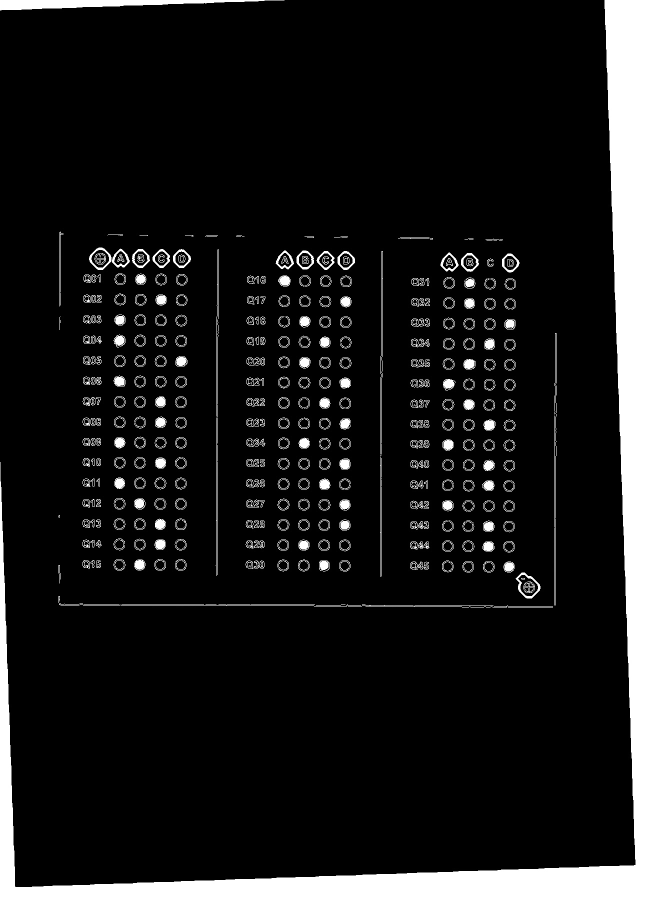
#> input picture main/cont.jpg, 1304 x 1799 px, given in place of received_1274938552627768.png, which was not available (shown at 1/2 size)
$ python 'crop_v2 .py'   (Python 2 division)   (older library calls are emulated)
#> lines starting #> are read from the running program, lines starting #| are printed output that depends on the picture; after the words box and inside, x2 and y2 are one past the last pixel; in counts of white or black regions, pixels touching at a corner belong together; pictures that were not available may be replaced by others from this repository, and a replacement may not be noted

# coding: utf-8

# In[59]:

from imutils.perspective import four_point_transform
from imutils import contours
import numpy as np
import argparse
import imutils
import cv2
import math
from decimal import *


# In[60]:

def theta_hanem (d1,d2):

    theta= math.degrees(math.atan(Decimal(d2)/Decimal(d1)))
    return theta


# In[61]:

def rotate (image,theta):
    img = cv2.imread(image,0)
    rows,cols = img.shape
    M = cv2.getRotationMatrix2D((cols/2,rows/2),theta,1)
    dst = cv2.warpAffine(img,M,(cols,rows))
    cv2.imwrite("rotate.jpg",dst)


# In[62]:

def crop (image):
    img = cv2.imread('rotate.jpg')
    crop_img = img[1500:2700, 200:2080]
    cv2.imwrite("crop.jpg",crop_img)


# In[63]:

image_path1='Desktop/received_1274938552627768.png'


# In[64]:

image__ = cv2.imread(image_path1)
#> image__ is the input picture: shape (1799, 1304, 3); min 0, max 255, mean 27.1


# In[65]:

res = cv2.resize(image__,None,fx=2, fy=2, interpolation = cv2.INTER_CUBIC)
height=1700
width=1200
res = cv2.resize(image__,(2*width, 2*height), interpolation = cv2.INTER_CUBIC)
#> res: shape (3400, 2400, 3)


# In[66]:

cv2.imwrite("a1.jpg",res)


# In[67]:

image2='a1.jpg'


# In[68]:

image__=cv2.imread(image2)
#> image__: shape (3400, 2400, 3); min 0, max 255, mean 27.3


# In[69]:

gray = cv2.cvtColor(image__, cv2.COLOR_BGR2GRAY)
blurred = cv2.GaussianBlur(gray, (5,5), 0)
edged = cv2.Canny(blurred,10,200)
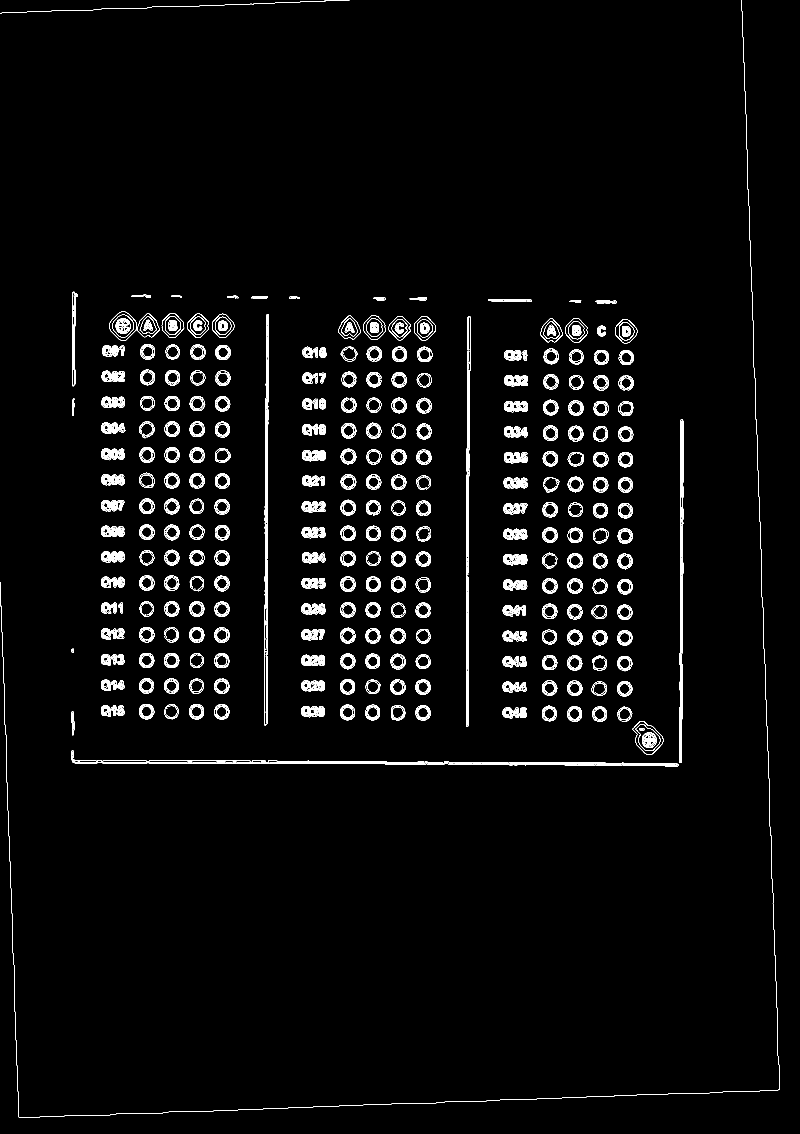
#> edged: shape (3400, 2400) (shown at 1/3 size); 1.9% white in thin lines or dots


# In[70]:

cv2.imwrite("aedged.jpg",edged)


# In[71]:

image1="aedged.jpg"
image=cv2.imread(image1)
#> image: shape (3400, 2400, 3); min 0, max 255, mean 4.9


# In[72]:

gray_image = cv2.cvtColor(image, cv2.COLOR_BGR2GRAY)
gray_image = cv2.GaussianBlur(gray_image, (7, 7), 0)
after_thresh = cv2.adaptiveThreshold(gray_image, 255, cv2.ADAPTIVE_THRESH_GAUSSIAN_C,
                                             cv2.THRESH_BINARY_INV, 29, 5)
#> after_thresh: shape (3400, 2400); 8.2% white; 1535 white regions (909 under 20 px), largest, box (x1, y1, x2, y2) and area: (205, 1250, 2059, 2308) 46137, (0, 0, 2337, 3350) 43408, (0, 0, 2348, 3361) 42720
kernel = np.ones((5,5),np.uint8)
after_thresh = cv2.morphologyEx(after_thresh, cv2.MORPH_CLOSE, kernel)
#> after_thresh: shape (3400, 2400); 8.7% white; 492 white regions (127 under 20 px), largest, box (x1, y1, x2, y2) and area: (0, 0, 2348, 3361) 86471, (205, 1250, 2059, 2308) 46548, (297, 927, 711, 1089) 29648
cv2.imwrite("155.png",after_thresh)


# In[73]:

class ShapeDetector:
	def __init__(self):
		pass

	def detect(self, c):
		shape = "unidentified"
		peri = cv2.arcLength(c, True)
		approx = cv2.approxPolyDP(c, 0.04 * peri, True)
		if len(approx) == 3:
			shape = "triangle"
		elif len(approx) == 4:
			(x, y, w, h) = cv2.boundingRect(approx)
			ar = w / float(h)
			shape = "square" if ar >= 0.95 and ar <= 1.05 else "rectangle"
		elif len(approx) == 5:
			shape = "pentagon"
		else:
			shape = "circle"
		return shape


# In[74]:

image_='155.png'
image = cv2.imread(image_)


# In[75]:

resized = imutils.resize(image, width=300)
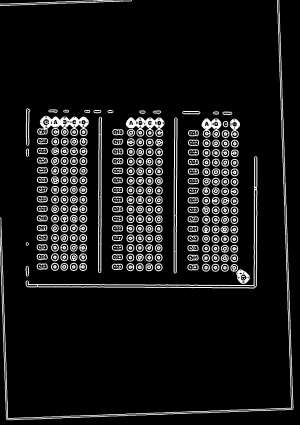
#> resized: shape (425, 300, 3); min 0, max 255, mean 22.1
ratio = image.shape[0] / float(resized.shape[0])
#> ratio = 8
gray = cv2.cvtColor(resized, cv2.COLOR_BGR2GRAY)
#> gray: shape (425, 300)
blurred = cv2.GaussianBlur(gray, (5, 5), 0)
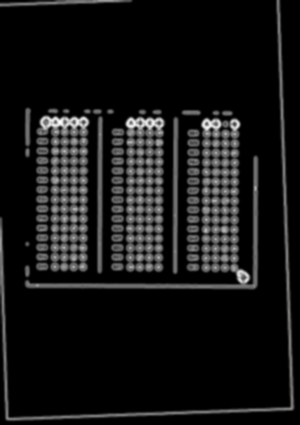
#> blurred: shape (425, 300); min 0, max 255, mean 22.2
thresh = cv2.threshold(blurred, 60, 255, cv2.THRESH_BINARY)[1]
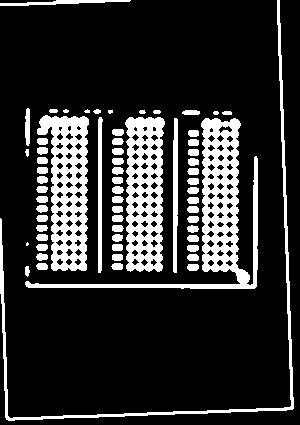
#> thresh: shape (425, 300); 18.1% white; 65 white regions (4 under 20 px)
cv2.imwrite("1ape.jpg",thresh)
cnts = cv2.findContours(thresh.copy(), cv2.RETR_EXTERNAL,
	cv2.CHAIN_APPROX_SIMPLE)
#> cnts = 65 contours, 8 with area under 20; largest, box (x1, y1, x2, y2) and area: (25, 118, 258, 289) 6525, (37, 115, 89, 271) 5363, (125, 117, 165, 272) 5182, (0, 0, 294, 421) 1840, (173, 118, 178, 273) 546
cnts = cnts[0] if imutils.is_cv2() else cnts[1]
sd = ShapeDetector()


# In[76]:

circles=[]
j=0
for c in cnts:
	M = cv2.moments(c)
	cX = int((M["m10"] / M["m00"]) * ratio)
	cY = int((M["m01"] / M["m00"]) * ratio)
	shape = sd.detect(c)

	c = c.astype("float")
	c *= ratio
	c = c.astype("int")
	cv2.drawContours(image, [c], -1, (0, 255, 0), 2)
        if(shape=="circle" and cY>1000 and cv2.contourArea(c)>2000 ):
            circles.append(cX)
            circles.append(cY)
            area = cv2.contourArea(c)
            print shape,cX,cY
            print area

	cv2.putText(image, shape, (cX,cY), cv2.FONT_HERSHEY_SIMPLEX,
		0.5, (0, 255,255), 2)
#> this loop made 65 passes
#> (cX, cY, shape, peri in detect, approx in detect, area) on passes 49, 51: (1399, 1543, 'circle', 314.5, [[174, 118], [176, 272]], 34944), (796, 1552, 'circle', 315.7, [[101, 117], [98, 272]], 29760)
#> (cX, cY, shape, peri in detect, area) on passes 2, 10, 13, 15, 17, 18: (1540, 2135, 'circle', 30.49, 3840), (333, 1975, 'circle', 29.9, 3744), (935, 1899, 'circle', 29.9, 3616), (1538, 1828, 'circle', 31.31, 3520), (331, 1821, 'circle', 30.49, 3392), (1541, 1751, 'circle', 29.9, 3744)
#> (printed output is left out)
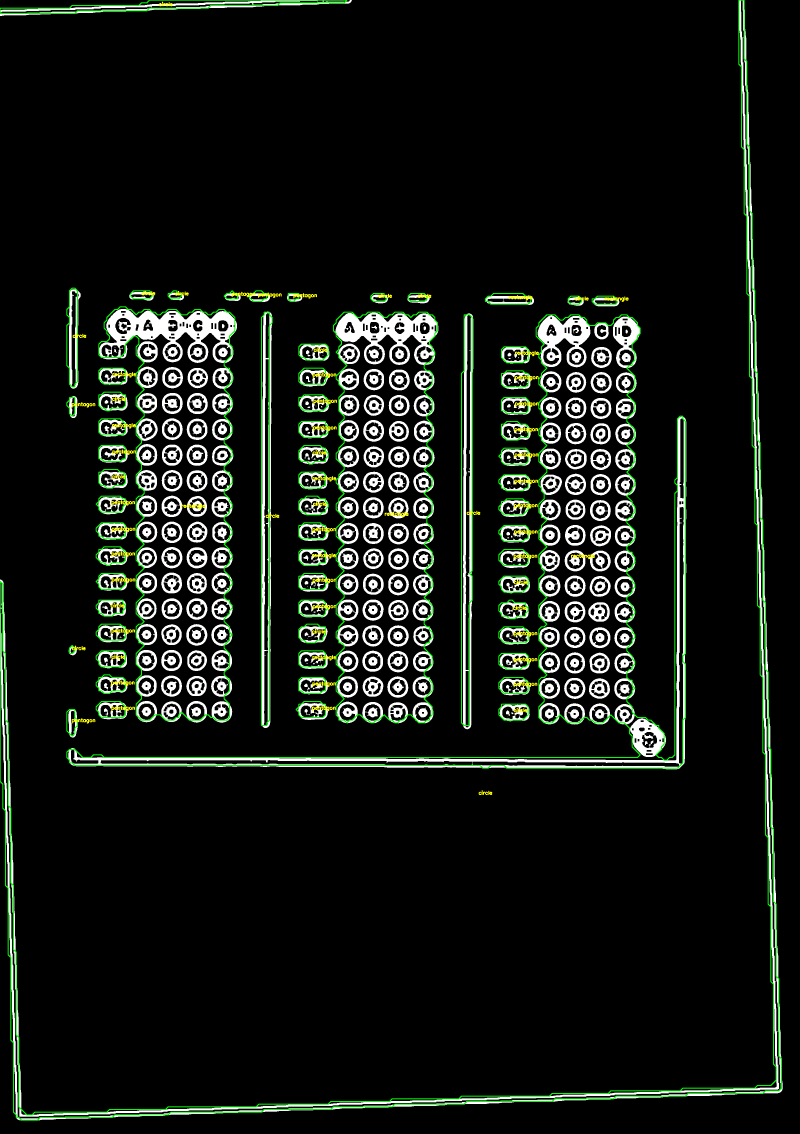
#> image: shape (3400, 2400, 3) (shown at 1/3 size); mean B, G, R 19.6, 25.5, 20.5
#> after the loop, circles = 30 values, max 2383 at index 29, min 217 at index 26, mean 1267.2

cv2.imwrite("1detect.jpg",image)


# In[77]:

d1=circles[0]-circles[2]
#> d1 = 1207
d2=circles[1]-circles[3]
#> d2 = 160


# In[78]:

theta1=theta_hanem(d1,d2)
#> in theta_hanem, `theta= math.degrees(math.atan(Decimal(d2)/Decimal(d1)))`: theta = 7.55
#> theta1 = 7.55
rotate(image2,theta1)
#> in rotate, `M = cv2.getRotationMatrix2D((cols/2,rows/2),theta,1)`: M = [[0.991, 0.131, -213], [-0.131, 0.991, 172.4]]
#> in rotate, `dst = cv2.warpAffine(img,M,(cols,rows))`:
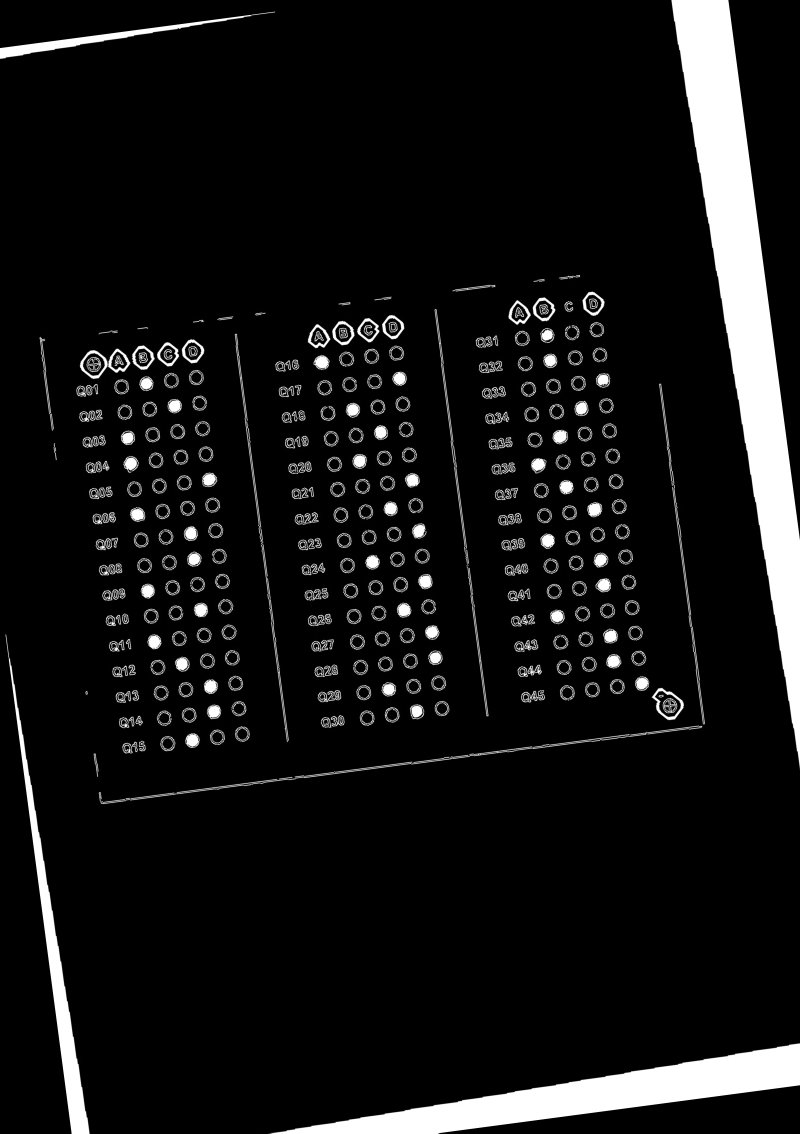
#> dst: shape (3400, 2400) (shown at 1/3 size); min 0, max 255, mean 21
crop('rotate.jpg')
#> in crop, `crop_img = img[1500:2700, 200:2080]`:
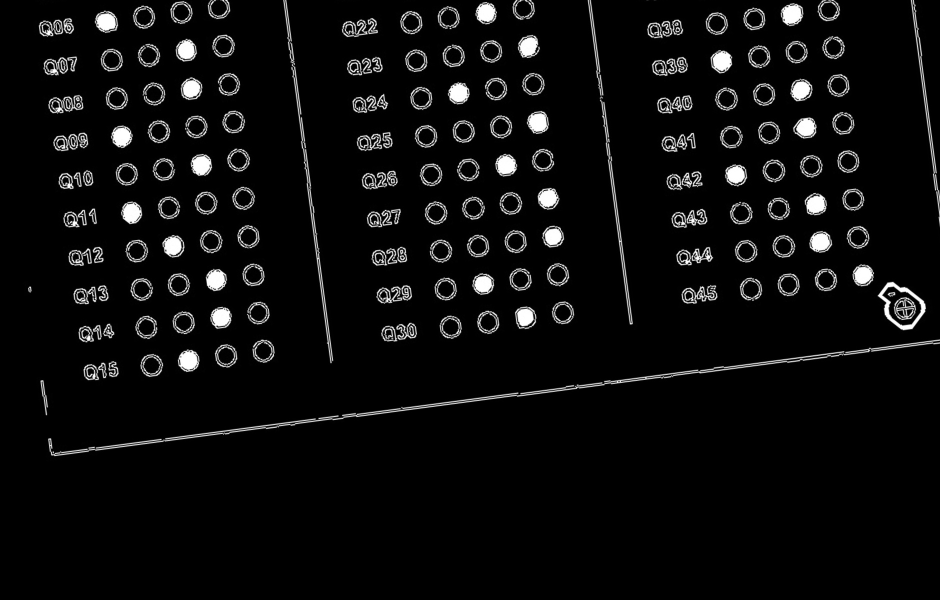
#> crop_img: shape (1200, 1880, 3) (shown at 1/2 size); min 0, max 255, mean 12.9


# In[53]:


# In[54]:


# In[55]:


# In[ ]:


# In[ ]:

$ run again, on main/cont3.jpg
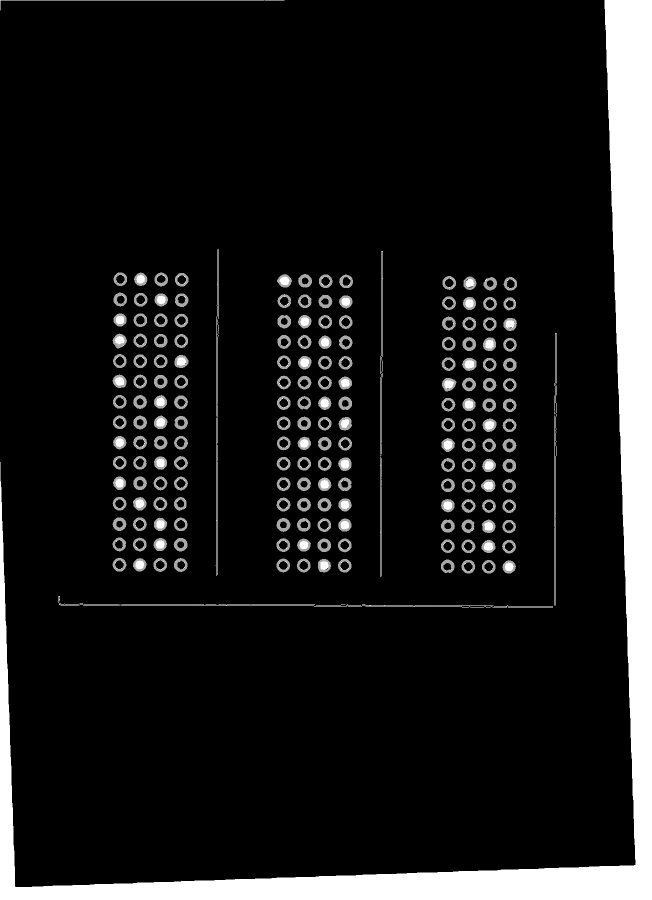
#> input picture main/cont3.jpg, 1304 x 1799 px, given in place of received_1274938552627768.png, which was not available (shown at 1/2 size)
#> image__ is the input picture: shape (1799, 1304, 3); min 0, max 255, mean 26.8
#> image__: shape (3400, 2400, 3)
#> edged: shape (3400, 2400); 1.1% white in thin lines or dots
#> thresh: shape (425, 300); 15.5% white; 8 white regions
#> cnts = 8 contours; box (x1, y1, x2, y2) and area: (50, 127, 88, 272) 4992, (126, 128, 164, 272) 4972, (201, 129, 239, 272) 4919, (0, 0, 294, 421) 1840, (25, 156, 258, 289) 1238, (173, 118, 178, 273) 546, (98, 117, 103, 273) 465, (0, 0, 131, 5) 132
#> the loop `for c in cnts:` made 8 passes
#> (cX, cY, shape, peri in detect, approx in detect, area) on passes 5 to 6: (1399, 1543, 'circle', 314.5, [[174, 118], [176, 272]], 34944), (796, 1552, 'circle', 315.7, [[101, 117], [98, 272]], 29760)
#> (printed output is left out)
#> after the loop `for c in cnts:`:
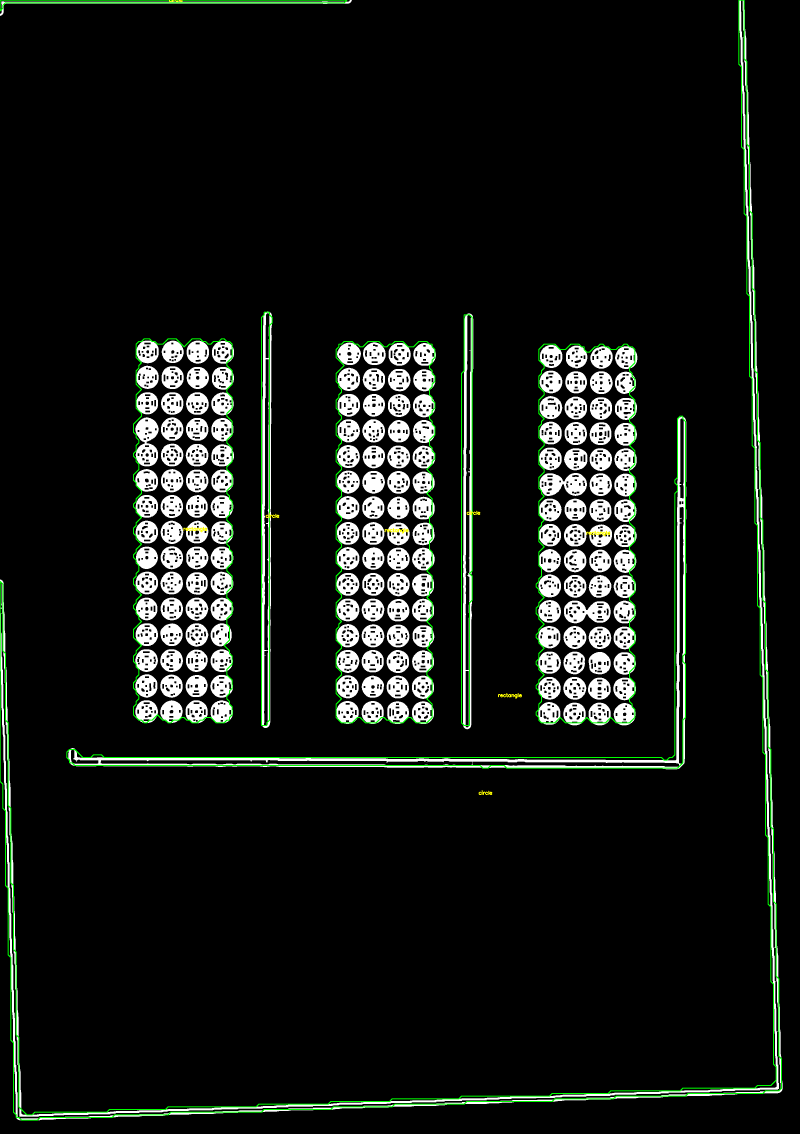
#> image: shape (3400, 2400, 3) (shown at 1/3 size); mean B, G, R 21.3, 25, 21.4
#> after the loop `for c in cnts:`: circles = [1399, 1543, 796, 1552, 1435, 2383]
#> d1 = 603
#> d2 = -9
#> theta = -0.855
#> M = [[1, -0.0149, 25.5], [0.0149, 1, -17.72]]
#> in crop, `crop_img = img[1500:2700, 200:2080]`:
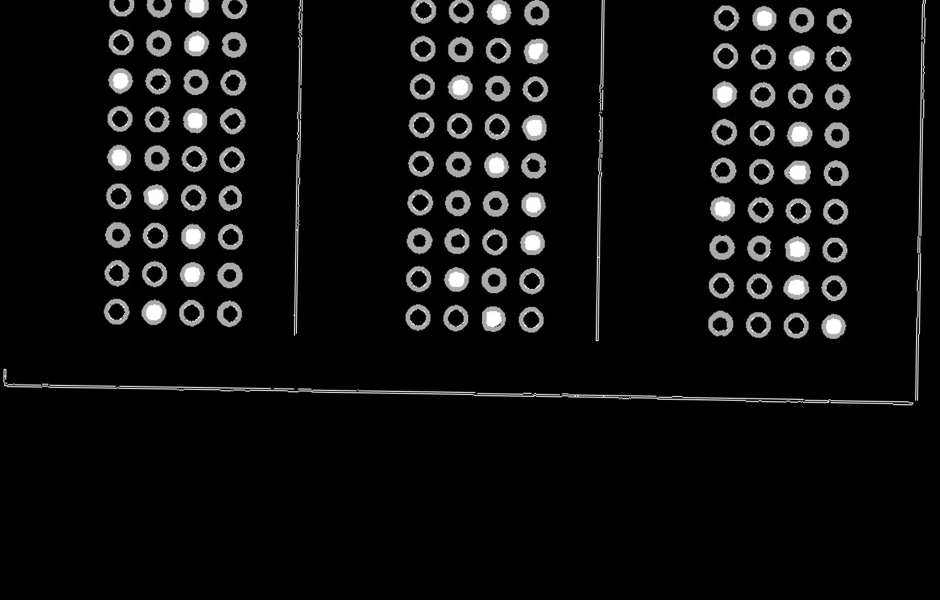
#> crop_img: shape (1200, 1880, 3) (shown at 1/2 size); min 0, max 255, mean 14.9
